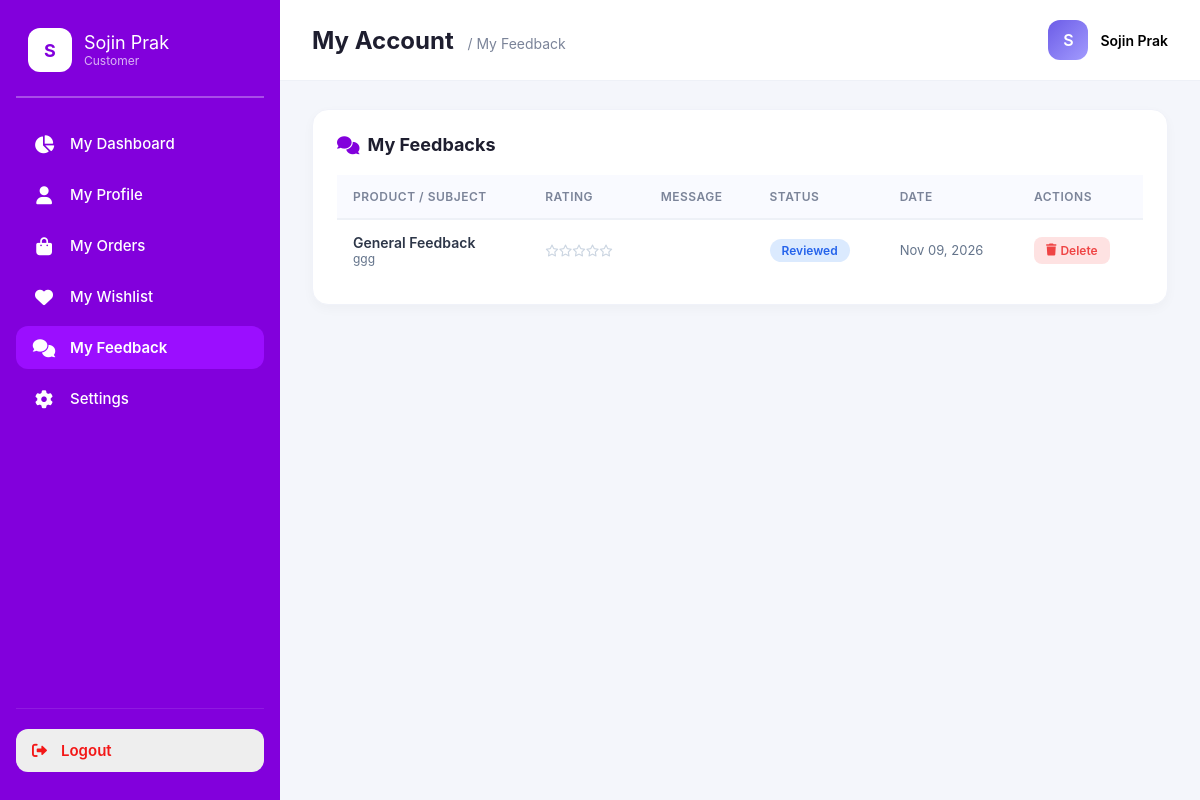
The app's page /customer/feedbacks (signed in) with its own data.
### tables this page shows
CREATE TABLE `reviews` (
  `id` bigint(20) UNSIGNED NOT NULL,
  `customer_id` bigint(20) UNSIGNED NOT NULL COMMENT 'អតិថិជន',
  `order_id` bigint(20) UNSIGNED DEFAULT NULL COMMENT 'Order ដែលពាក់ព័ន្ធ (Nullable)',
  `product_id` bigint(20) UNSIGNED DEFAULT NULL,
  `subject` varchar(255) NOT NULL COMMENT 'ប្រធានបទ',
  `message` text NOT NULL COMMENT 'សារអតិថិជន',
  `rating` tinyint(4) NOT NULL COMMENT 'ពិន្ទុ 1-5',
  `status` enum('pending','reviewed','resolved') NOT NULL DEFAULT 'pending',
  `created_at` timestamp NULL DEFAULT current_timestamp() COMMENT 'ថ្ងៃបង្កើត',
  `updated_at` timestamp NULL DEFAULT current_timestamp() ON UPDATE current_timestamp() COMMENT 'ថ្ងៃកែប្រែ'
);

### app/Core/Controller.php (called while the page is built, shortened)
<?php
class Controller
{
    protected function view(string $view, array $data = [])
    {
        $viewPath = __DIR__ . "/../../resources/views/" . $view . ".php";
        extract($data);
        require $viewPath;
    }
}
?>

### app/Controller/WelcomeController.php (called while the page is built, shortened)
<?php
class WelcomeController extends Controller
{
    public function feedbacks()
    {
        $customerId = (int) $_SESSION['customer_id'];
        $db = Database::connection();
        $stmt = $db->prepare("
            SELECT r.*, p.name AS product_name
            FROM reviews r
            LEFT JOIN products p ON r.product_id = p.id
            WHERE r.customer_id = ?
            ORDER BY r.created_at DESC
        ");
        $stmt->execute([$customerId]);
        $feedbacks = $stmt->fetchAll(PDO::FETCH_ASSOC);
        $settingModel = new Setting();
        $settings = $settingModel->all();
        $settingsByKey = [];
        foreach ($settings as $item) {
            $settingsByKey[$item['setting_key']] = $item;
        }
        $this->view('customer/feedback', [
            'feedbacks' => $feedbacks,
            'settingsByKey' => $settingsByKey
        ]);
    }
}

### app/Core/Routes.php (called while the page is built, shortened)
<?php
class Router {
    private $routes = [];
    public function get(string $path, array $action): void
    {
        $this->routes['GET'][$path] = [
            'action' => $action
        ];
    }
    public function post(string $path, array $action): void
    {
        $this->routes['POST'][$path] = [
            'action' => $action
        ];
    }
    public function dispatch(): void
    {
        $method = $_SERVER['REQUEST_METHOD'] ?? 'GET';
        $uri = parse_url($_SERVER['REQUEST_URI'] ?? '/', PHP_URL_PATH);
        $uri = '/' . trim($uri, '/');
        $route = $this->routes[$method][$uri];
        [$controller, $methodName] = $route['action'];
        $controllerInstance = new $controller();
        $controllerInstance->$methodName();
    }
}
?>

### public/index.php (called while the page is built, shortened)
<?php
require_once dirname(__DIR__) . '/app/Core/Controller.php';
require_once dirname(__DIR__) . '/app/Core/Routes.php';
require_once dirname(__DIR__) . '/app/Controller/WelcomeController.php';
$router = new Router();
$router->dispatch();

### resources/views/customer/feedback.php (the view, shortened to what this page needs)
<?php
function e($value): string
{
    return htmlspecialchars((string) $value, ENT_QUOTES, 'UTF-8');
}
?>
<!DOCTYPE html>
<html lang="en">
<head>
    <link rel="stylesheet" href="https://cdnjs.cloudflare.com/ajax/libs/font-awesome/6.0.0-beta3/css/all.min.css">
</head>
<body>
    <aside class="sidebar">
        <div class="logo-area">
            <div class="logo-icon" style="background: #fff; color: #8200DC; font-weight: 700; font-size: 18px;">
                <?= strtoupper(substr($_SESSION['customer_name'] ?? 'C', 0, 1)) ?>
            </div>
            <div class="logo-text" style="font-size: 18px; line-height: 1.2;">
                <?= htmlspecialchars($_SESSION['customer_name'] ?? 'Customer') ?>
                <div style="font-size: 12px; color: rgba(255,255,255,0.7); font-weight: 400;">Customer</div>
            </div>
        </div>
        <nav class="nav">
            <a href="<?= BASE_URL ?>/" class="nav-item"><i class="fas fa-chart-pie"></i> <span>My
                    Dashboard</span></a>
            <a href="<?= BASE_URL ?>/customer/profile" class="nav-item"><i class="fas fa-user"></i> <span>My
                    Profile</span></a>
            <a href="<?= BASE_URL ?>/customer/orders" class="nav-item"><i class="fas fa-shopping-bag"></i> <span>My
                    Orders</span></a>
            <a href="<?= BASE_URL ?>/customer/wishlist" class="nav-item"><i class="fas fa-heart"></i> <span>My
                    Wishlist</span></a>
            <a href="<?= BASE_URL ?>/customer/feedback" class="nav-item active"><i class="fas fa-comments"></i> <span>My
                    Feedback</span></a>
            <a href="<?= BASE_URL ?>/customer/settings" class="nav-item"><i class="fas fa-cog"></i>
                <span>Settings</span></a>
        </nav>
        <div class="bottom-nav">
            <a href="<?= BASE_URL ?>/customer/logout" class="logout-item"><i class="fas fa-sign-out-alt"></i>
                <span>Logout</span></a>
        </div>
    </aside>
    <main class="main-content">
        <div class="top-bar">
            <div class="page-title">My Account <span>/ My Feedback</span></div>
            <div class="user-profile">
                <div class="avatar">
                    <?= strtoupper(substr($_SESSION['customer_name'] ?? 'C', 0, 1)) ?>
                </div>
                <div style="font-weight: 600; font-size: 14px;">
                    <?= e($_SESSION['customer_name'] ?? 'Customer') ?>
                </div>
            </div>
        </div>
        <div class="content-area">
            <div class="table-wrapper">
                <div class="table-header">
                    <h3><i class="fas fa-comments" style="color: #8200DC;"></i> My Feedbacks</h3>
                </div>
                <div style="overflow-x: auto;">
                    <table>
                        <thead>
                            <tr>
                                <th>Product / Subject</th>
                                <th>Rating</th>
                                <th>Message</th>
                                <th>Status</th>
                                <th>Date</th>
                                <th>Actions</th>
                            </tr>
                        </thead>
                        <tbody>
                            <?php if (empty($feedbacks)): ?>
                                <tr>
                                    <td colspan="6" style="text-align: center; padding: 40px; color: #94a3b8;">
                                        <i class="fas fa-comment-slash"
                                            style="font-size: 32px; margin-bottom: 12px; display: block; color: #cbd5e1;"></i>
                                        You haven't submitted any feedback yet.
                                    </td>
                                </tr>
                            <?php else: ?>
                                <?php foreach ($feedbacks as $fb): ?>
                                    <tr>
                                        <td>
                                            <div style="font-weight: 600;">
                                                <?= e($fb['product_name'] ?? 'General Feedback') ?>
                                            </div>
                                            <div style="font-size: 12px; color: #64748b;">
                                                <?= e($fb['subject'] ?? '') ?>
                                            </div>
                                        </td>
                                        <td>
                                            <div class="stars">
                                                <?php
                                                $rating = (int) $fb['rating'];
                                                for ($i = 1; $i <= 5; $i++) {
                                                    echo $i <= $rating ? '<i class="fas fa-star"></i>' : '<i class="far fa-star" style="color:#cbd5e1;"></i>';
                                                }
                                                ?>
                                            </div>
                                        </td>
                                        <td>
                                        </td>
                                        <td>
                                            <?php
                                            $status = $fb['status'] ?? 'pending';
                                            $badgeClass = 'badge-' . $status;
                                            ?>
                                            <span class="badge <?= $badgeClass ?>">
                                                <?= e($status) ?>
                                            </span>
                                        </td>
                                        <td style="font-size: 13px; color: #64748b;">
                                            <?= date('M d, Y', strtotime($fb['created_at'])) ?>
                                        </td>
                                        <td style="white-space: nowrap;">
                                            <form action="<?= BASE_URL ?>/customer/feedback/delete" method="POST"
                                                style="display: inline-block;">
                                                <button type="submit" class="btn-remove"
                                                    onclick="return confirm('Delete this feedback?');">
                                                    <i class="fas fa-trash"></i> Delete
                                                </button>
                                            </form>
                                        </td>
                                    </tr>
                                <?php endforeach; ?>
                            <?php endif; ?>
                        </tbody>
                    </table>
                </div>
            </div>
        </div>
    </main>
</body>
</html>

### resources/views/customer/feedback.php (style rules this page uses)
* { margin: 0; padding: 0; box-sizing: border-box; font-family: 'Inter', sans-serif; }
body { background: #f4f6fb; display: flex; height: 100vh; overflow: hidden; }
a { text-decoration: none; }
.sidebar { width: 280px; background: #8200DC; color: white; display: flex; flex-direction: column; padding: 28px 16px; flex-shrink: 0; }
.logo-area { display: flex; align-items: center; gap: 12px; padding: 0 12px 24px 12px; border-bottom: 2px solid rgba(255, 255, 255, 0.3); margin-bottom: 24px; }
.logo-icon { background: #d92afc; width: 44px; height: 44px; border-radius: 12px; display: flex; align-items: center; justify-content: center; font-size: 22px; color: white; font-weight: 700; }
.nav { flex: 1; display: flex; flex-direction: column; gap: 8px; }
.nav-item { display: flex; align-items: center; gap: 14px; padding: 12px 16px; border-radius: 12px; color: white; font-weight: 500; font-size: 15px; transition: 0.2s; }
.nav-item i { width: 24px; text-align: center; font-size: 18px; }
.nav-item.active { background: #9b0eff; font-weight: 600; }
.bottom-nav { margin-top: 20px; padding-top: 20px; border-top: 1px solid rgba(255, 255, 255, 0.1); display: flex; flex-direction: column; gap: 8px; }
.logout-item { display: flex; align-items: center; gap: 14px; padding: 12px 16px; border-radius: 12px; color: #f31717; background: #eee; font-weight: 600; font-size: 15px; }
.main-content { flex: 1; display: flex; flex-direction: column; overflow: hidden; }
.top-bar { display: flex; justify-content: space-between; align-items: center; padding: 20px 32px; background: white; border-bottom: 1px solid #eef1f7; }
.page-title { font-size: 24px; font-weight: 700; color: #1e1e2f; }
.page-title span { font-size: 14px; color: #7b8499; font-weight: 400; margin-left: 8px; }
.user-profile { display: flex; align-items: center; gap: 12px; }
.avatar { background: linear-gradient(135deg, #6c5ce7, #a29bfe); width: 40px; height: 40px; border-radius: 12px; display: flex; align-items: center; justify-content: center; color: white; font-weight: 600; font-size: 16px; }
.content-area { flex: 1; padding: 28px 32px; overflow-y: auto; display: flex; flex-direction: column; gap: 24px; }
.table-wrapper { background: white; border-radius: 16px; padding: 24px; box-shadow: 0 4px 12px rgba(0, 0, 0, 0.03); border: 1px solid #f0f2f9; }
.table-header { display: flex; justify-content: space-between; align-items: center; margin-bottom: 20px; }
.table-header h3 { font-size: 18px; color: #1e1e2f; display: flex; align-items: center; gap: 8px; }
table { width: 100%; border-collapse: collapse; text-align: left; font-size: 14px; }
th { background: #f9faff; color: #7b8499; padding: 14px 16px; border-bottom: 2px solid #eef1f7; font-weight: 600; font-size: 12px; text-transform: uppercase; letter-spacing: 0.5px; }
td { padding: 14px 16px; border-bottom: 1px solid #f4f6fb; color: #2d3648; vertical-align: middle; }
tr:last-child td { border-bottom: none; }
.badge { padding: 4px 12px; border-radius: 50px; font-size: 12px; font-weight: 600; text-transform: capitalize; display: inline-block; }
.badge-reviewed { background: #dbeafe; color: #2563eb; }
.stars { color: #f59e0b; font-size: 12px; }
.btn-remove { padding: 6px 12px; background: #fee2e2; color: #ef4444; border-radius: 8px; font-size: 12px; font-weight: 600; border: none; cursor: pointer; transition: 0.2s; display: inline-flex; align-items: center; gap: 4px; }

### records on screen
reviews: product_name "General Feedback", subject "ggg", rating 0 (drawn), status "Reviewed", created_at "Nov 09, 2026"

### other values on screen
substr($_SESSION['customer_name'] ?? 'C', 0, 1) "S"
$_SESSION['customer_name'] "Sojin Prak"
